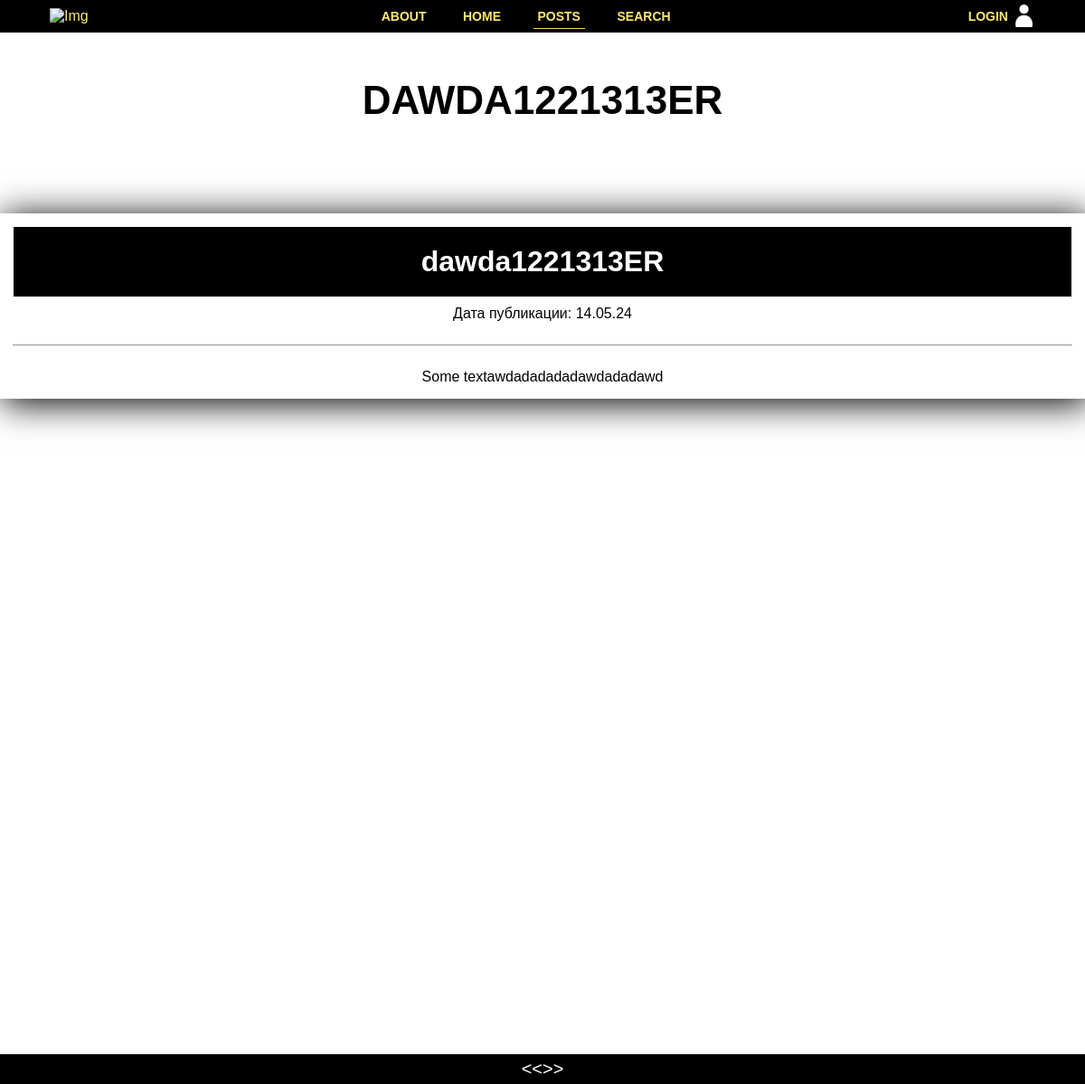
Before: /posts/130 with the older database file.
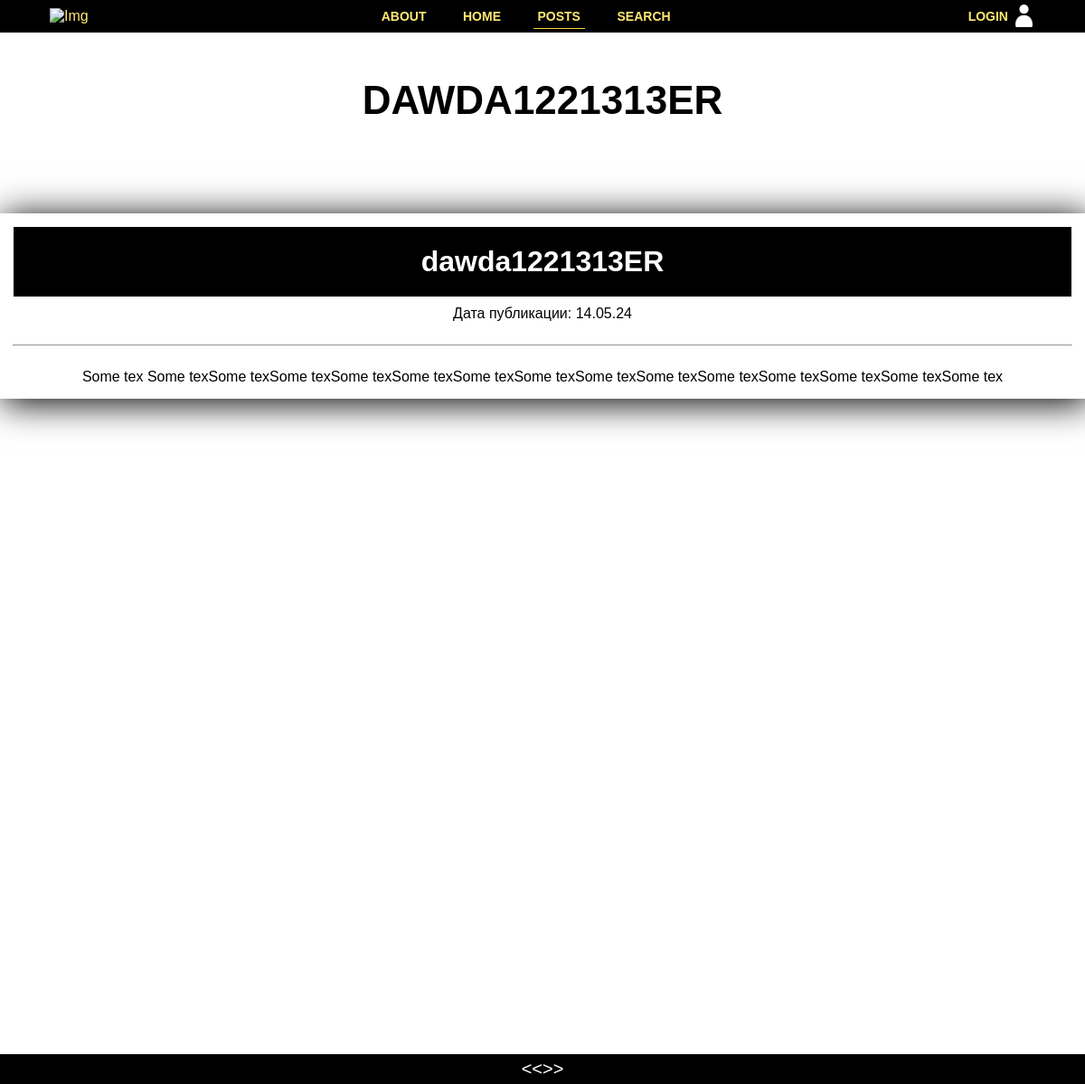
After: the same page with the newer database file.
### news/models.py (models this page shows, shortened)
class Post(models.Model):
    class PostType(models.TextChoices):
        news = 'NE', _('Новость')
        article = 'AR', _('Статья')
    author = models.ForeignKey(Author, on_delete=models.CASCADE)
    choise = models.CharField(
        max_length=2,
        choices=PostType,
        default=PostType.news
    )
    creation_date = models.DateTimeField(auto_now_add=True)
    post_header = models.CharField(max_length=64)
    post_text = models.TextField(default='Some text', max_length=512)
    rating = models.IntegerField(default=0)
    category = models.ManyToManyField(Category, through='PostCategory')

### news/views.py (the view)
# urls.py: path('<int:pk>', PostDetail.as_view(), name='post_detail'),
class PostDetail(DetailView):
    model = Post
    template_name = 'post.html'
    context_object_name = 'post'
    queryset = Post.objects.all()
    def get_object(self, *args, **kwargs):  # переопределяем метод получения
        obj = cache.get(f'post-{self.kwargs["pk"]}', None)  # кэш очень похож
        if not obj:
            obj = super().get_object(queryset=self.queryset)
            cache.set(f'post-{self.kwargs["pk"]}', obj)
        return obj

### news/templatetags/custom_filters.py (called while the page is built)
@register.filter()
def censor(value: str):
    try:
        if type(value) is str:
            for word in BAD_WORDS:
                if word in value:
                    value = value.replace(word, f"{word[0]}"+"*"*(len(word)-1))
                if word.capitalize() in value:
                    value = value.replace(word.capitalize(), f"{word.capitalize()[0]}"+"*"*(len(word)-1))
        else:
            raise ValueError
    except ValueError:
        print('error while filtering')
    finally:
        return value

### templates/post.html (shortened to what this page needs)
{% extends 'flatpages/default.html' %}
{% load custom_filters %}
{% block title %}
    {{post.post_header}}
{% endblock title %}
{% block content %}
    <div class="post-container">
        <div class="post">
            <h1>{{ post.post_header }}</h1>
            <p>Дата публикации: {{ post.creation_date|date:"d.m.y" }}</p>
            <hr style="width: 100%; margin-top: 25px; margin-bottom: 25px;">
            <p>{{ post.post_text|censor }}</p>
        </div>
    </div>
{% endblock content %}

Changed rows visible on the page:
changed Post "DAWDA1221313ЕR": post_text|censor "Some textawdadadadadawdadadawd" → "Some tex Some texSome texSome texSome texSome texSome texSome texSome texSome texSome texSome texSome texSome texSome tex"
